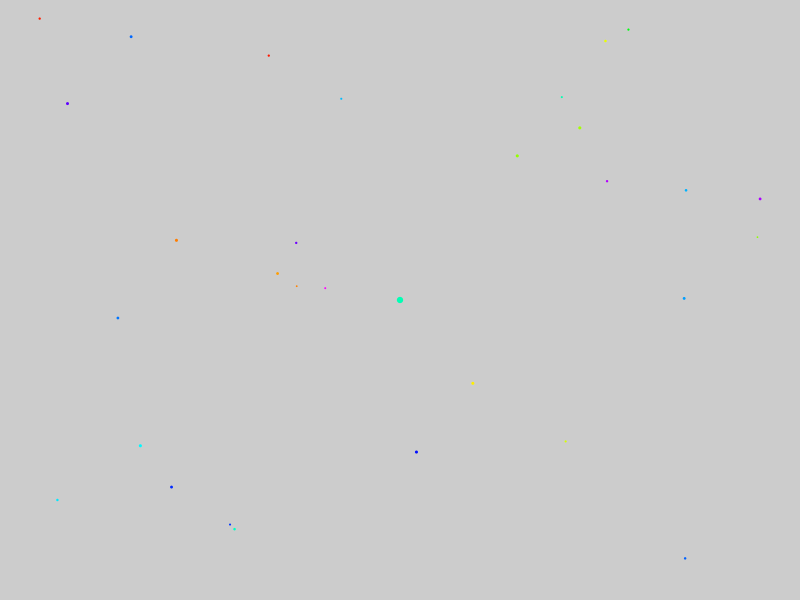
Frame 1 (no input)
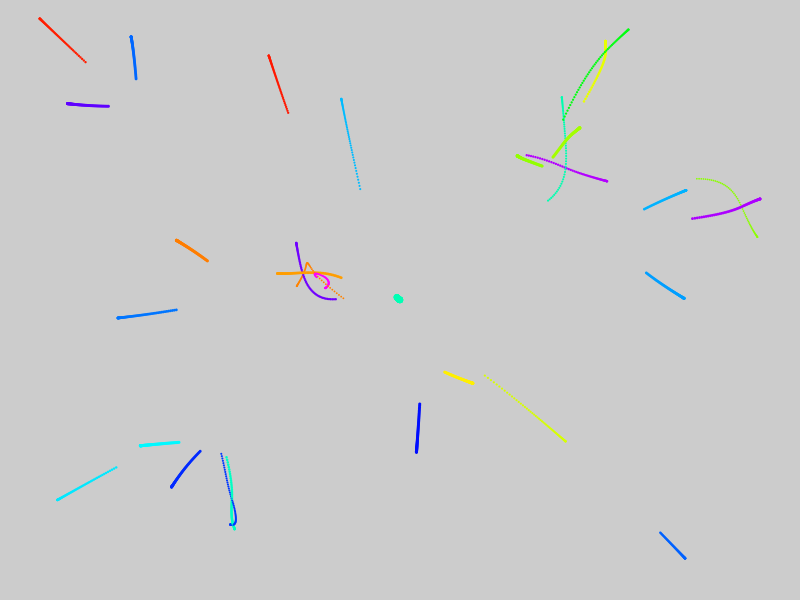
Frame 60 (the mouse pressed at the canvas centre just before this capture)
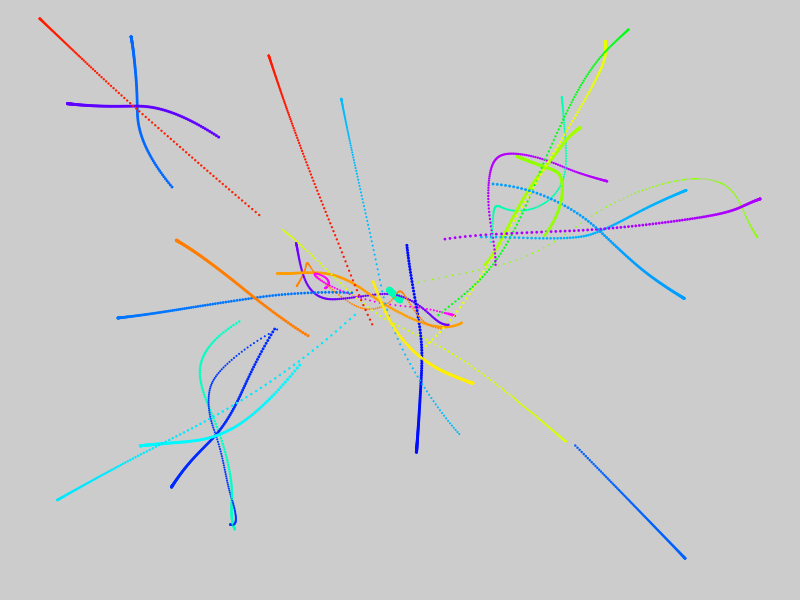
Frame 120 (the mouse held since frame 60 and released just before this capture)

The Processing sketch that drew these frames (run headless with seeded random() and noise(); from frame 60 on, the mouse is pressed at the canvas centre):

// Processing sketch: Gravitation
// ── Gravitation.pde
ArrayList<Agent> agents = new ArrayList<Agent>();

float G = 1;
float maxForce = 1;

void setup()
{
  size(800, 600);
  
  //spawn agents
  for (int i = 0; i < 30; i++)
  {
    agents.add(new Agent(10, 100));
  }
  
  Agent sun = new Agent(1000, 2000);
  
  sun.pos = new PVector(width / 2, height / 2);
  agents.add(sun);
}

void draw()
{
  // update:
  for (Agent a : agents)
  {
    a.update();
  }
  
  // draw:
  for (Agent a : agents)
  {
    a.doneCalcingGravity = false;
    a.draw();
  }
}

// ── Agent.pde


class Agent
{
  color colour;
  
  PVector pos = new PVector();
  PVector vel = new PVector();
  PVector force = new PVector();
  
  float size;
  float mass;
  
  boolean doneCalcingGravity = false;
  
  Agent(float massMin, float massMax)
  {
    pos.x = random(0, width);
    pos.y = random(0, height);
    
    mass = random(massMin, massMax);
    size = sqrt(sqrt(mass));
    
    colorMode(HSB);
    colour = color(random(0, 255), 255, 255);
  }
  
  void update()
  {
    for (Agent a : agents)
    {
      if (a == this) continue;
      if (a.doneCalcingGravity) continue;
      force.add(findGravityForce(a));
    }
    doneCalcingGravity = true;
    
    // a = f/m
    PVector acc = PVector.div(force, mass);
    
    // clear force
    force.set(0, 0);
    
    // v += a
    vel.add(acc);
    
    // p += v
    pos.add(vel);
  }
  
  void draw()
  {
    noStroke();
    fill(colour);
    ellipse(pos.x, pos.y, size, size);
  }
  
  PVector findGravityForce(Agent a)
  {
    PVector vToAgentA = PVector.sub(a.pos, pos);
    
    float r = PVector.sub(a.pos, pos).mag();
    
    float gravForce = G * (a.mass * mass) / (r * r);
    
    if (gravForce > maxForce) gravForce = maxForce;
    
    vToAgentA.normalize();
    vToAgentA.mult(gravForce);
    
    // add force to other object
    a.force.add(PVector.mult(vToAgentA, -1));
    
    return vToAgentA;
  }
}
